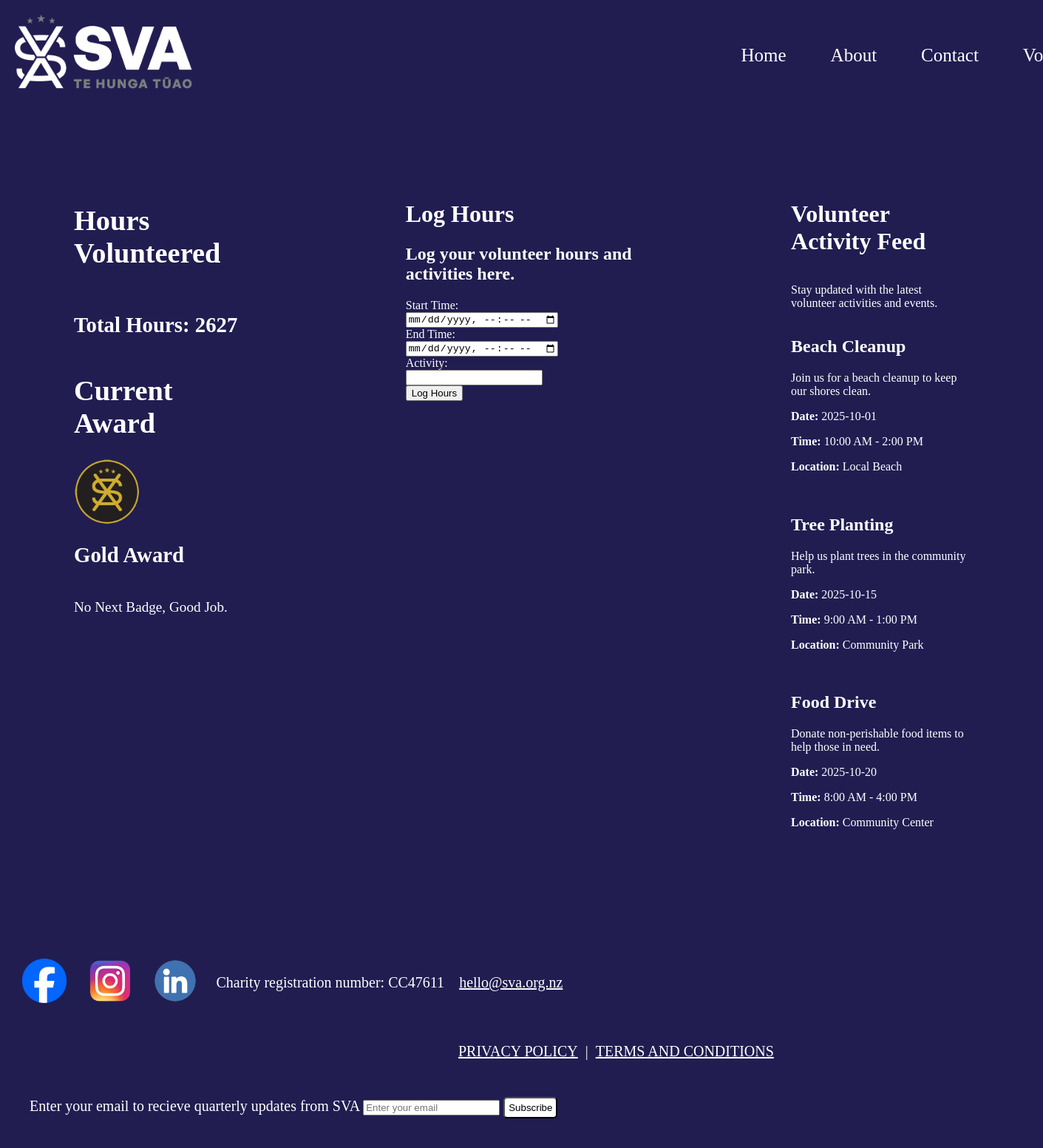
Page /volunteer (signed in) on the earlier database version.
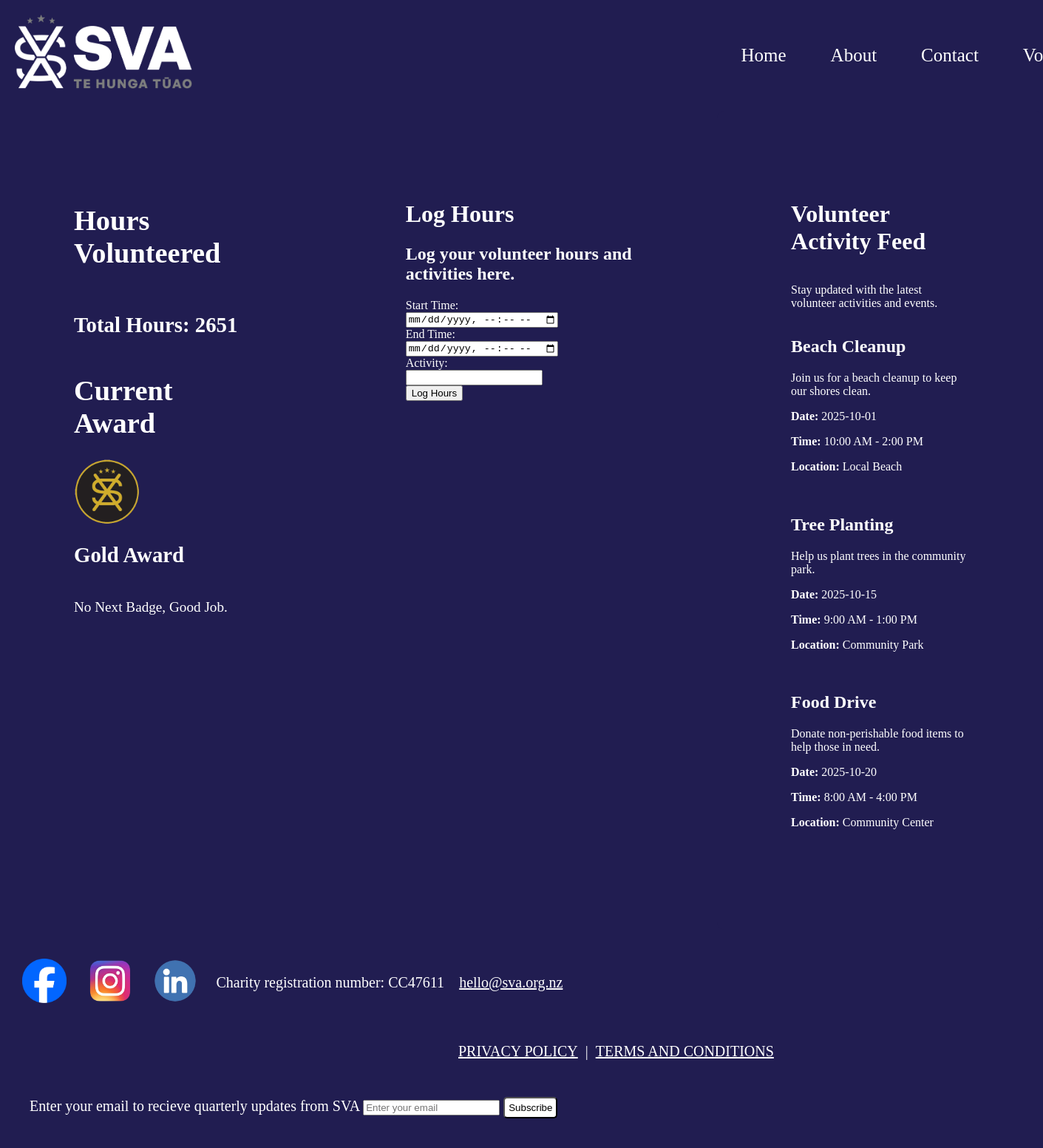
Same page on the later database version.
### app.py (models this page shows, shortened)
class User(db.Model):
    id = db.Column(db.Integer, primary_key=True)
    email = db.Column(db.String(80), unique=True, nullable=False)
    password = db.Column(db.String(120), nullable=False)
    first_name = db.Column(db.String(80), nullable=False)
    last_name = db.Column(db.String(80), nullable=False)
    hours = db.Column(db.Integer, nullable=True)
    @property
    def is_authenticated(self):
        return True

### app.py (the view)
@app.route('/volunteer')
@login_required
def volunteer():
    exceeded_24 = request.args.get('exceeded_24', False, type=bool)
    less_than_zero = request.args.get('less_than_zero', False, type=bool)
    invalid_hours = request.args.get('invalid_hours', False, type=bool)
    hours_required = request.args.get('hours_required', False, type=bool)
    hours = current_user.hours
    next_badge, remaining_hours, current_badge = calculate_badge(hours)
    return render_template('volunteer.html', pages=pages, users=users, activities=activities, hours=hours,
                            next_badge=next_badge, remaining_hours=remaining_hours, current_badge=current_badge,
                            exceeded_24=exceeded_24, less_than_zero=less_than_zero, invalid_hours=invalid_hours, hours_required=hours_required)

### app.py (called while the page is built)
@login_manager.user_loader
def load_user(user_id):
    return User.query.get(int(user_id))

### templates/volunteer.html (shortened to what this page needs)
<!DOCTYPE html>
<html lang="en">
<head>
    <link rel="stylesheet" href="{{ url_for('static', filename='style.css') }}" type="text/css">
</head>
<body>
    <header>
        <div id = "logo"><img src="{{ url_for('static', filename = 'sva_logo.png') }}" alt = 'Logo' style="height: 100px"></div>
        {% for page in pages %}
            <a class="links" href="/{{ page.lower().replace(' ', '_') }}" style="text-decoration: none; color:rgb(255,255,255);">{{ page }}</a>
        {% endfor %}
    </header>
    <main>
        <div id="hoursandactivity" style="display: flex;">
            <div style="padding: 100px;">
                <div id='hoursvolunteered' style="display: flex; flex-direction: column; align-items: left; gap: 10px; font-size: larger;">
                <h1>Hours Volunteered</h1>
                <h2>Total Hours: {{ hours }}</h2>
                </div>
                <div id="awards" style="display: flex; flex-direction: column; align-items: left; font-size: larger;">
                    <h1>Current Award</h1>
                    {% if current_badge %}
                        {% if current_badge == "Member Badge" %}
                        <img src="{{ url_for('static', filename='1.-Member-Badge.png') }}" alt="Member_Award" style="height: 90px; width: 90px;">
                        <h2>Member Award</h2>
                        <p>Next Badge in {{remaining_hours}} hours.</p>
                        {% elif current_badge == "Bronze Badge" %}
                        <img src="{{ url_for('static', filename='2.-Bronze-Badge.png') }}" alt="Bronze_Award" style="height: 90; width: 90px;">
                        <h2>Bronze Award</h2>
                        <p>Next Badge in {{remaining_hours}} hours.</p>
                        {% elif current_badge == "Silver Badge" %}
                        <img src="{{ url_for('static', filename='3.-Silver-Badge.png') }}" alt="Silver_Award" style="height: 90px; width: 90px;">
                        <h2>Silver Award</h2>
                        <p>Next Badge in {{remaining_hours}} hours.</p>
                        {% elif current_badge == "Gold Badge" %}
                        <img src="{{ url_for('static', filename='4.-Gold-Badge.png') }}" alt="Gold_Award" style="height: 90px; width: 90px;">
                        <h2>Gold Award</h2>
                        <p>No Next Badge, Good Job.</p>
                        {% endif %}
                    {% else %}
                    <p>No awards earned yet. Keep volunteering to earn badges!</p>
                    <p>Next Badge in {{remaining_hours}} hours.</p>
                    {% endif %}
                </div>
            </div>
            <div style="width: 400px; padding: 100px;">
                <h1>Log Hours</h1>
                <div style="display: flexl; flex-direction: column; gap: 10px;">
                    <h2>Log your volunteer hours and activities here.</h2>
                    <form action="/log_hours" method="post">
                    <label for="start_time">Start Time:</label><br>
                    <input type="datetime-local" id="start_time" name="start_time" required><br>
                    <label for="end_time">End Time:</label><br>
                    <input type="datetime-local" id="end_time" name="end_time" required><br>
                    <label for="activity">Activity:</label><br>
                    <input type="text" id="activity" name="activity" required><br>
                    <button type="submit" id="log_hours_button">Log Hours</button><br>
                    </form>
                </div>
            </div>
            <div class="activity-feed" style="padding: 100px;">
                <h1>Volunteer Activity Feed</h1>
                <p>Stay updated with the latest volunteer activities and events.</p>
                {% if activities %}
                    {% for activity in activities %}
                        <div class="activity-item">
                            <h2>{{ activity.name }}</h2>
                            <p>{{ activity.description }}</p>
                            <p><strong>Date:</strong> {{ activity.date }}</p>
                            <p><strong>Time:</strong> {{ activity.time }}</p>
                            <p><strong>Location:</strong> {{ activity.location }}</p>
                        </div>
                    {% endfor %}
                {% else %}
                    <p>No recent activities found.</p>
                {% endif %}
            </div>
        </div>
    </main>
    <footer>
        <a href="https://www.facebook.com/StudentVolunteerArmy/"><img src="{{ url_for('static', filename='facebook.png') }}" alt="Facebook" style="height: 60px; padding-right:6px; padding-left: 10px;"></a>
        <a href="https://www.instagram.com/studentvolunteerarmy/"><img src="{{ url_for('static', filename='instagram.png') }}" alt="Instagram" style="height: 60px;"></a>
        <a href="https://www.linkedin.com/company/student-volunteer-army/"><img src="{{ url_for('static', filename='linkedin.png') }}" alt="LinkedIn" style="height: 70px;"></a>
        <p id = 'charity'>Charity registration number: CC47611</p>
        <a href="mailto:hello@sva.org.nz" id="mailto">hello@sva.org.nz</a>
        <div class="footer_links">
            <a href="https://static1.squarespace.com/static/65dff264c768b913ba2ac4ef/t/662732d4f8221f6fc58dc518/1713844948778/Privacy+Policy+%282%29.pdf" style="color: white;">PRIVACY POLICY</a>
            <p style="padding: 10px;">|</p>
            <a href="https://static1.squarespace.com/static/65dff264c768b913ba2ac4ef/t/6627329da39e914344e625c7/1713844894442/Terms+and+conditions.pdf" style="color: white;">TERMS AND CONDITIONS</a>
        </div>
        <div id="mailinglist">
            <form action="/subscribe" method="post">
                <label for="email">Enter your email to recieve quarterly updates from SVA</label>
                <input type="email" id="email" name="email" placeholder="Enter your email">
                <button type="submit" style="background-color: white; padding: 5px; border-radius: 5px;">Subscribe</button>
            </form>
        </div>
    </footer>
</body>
</html>

### static/style.css (style rules this page uses)
header { background-color: rgb(33,29,81); display: flex; padding: 20px; }
body { background-color: rgb(33,29,81); color: white; }
.links { display: flex; height:50px; padding: 30px; justify-content: center; align-items: center; font-size: 25px; }
#logo { padding-right: 52%; }
footer { display: flex; background-color: rgb(33,29,81); height: auto; justify-content: left; align-items: center; font-size: 20px; padding:20px; color: white; align-content: flex-start; flex-wrap: wrap; }
.footer_links { color: white; padding-top: 0px; padding-left:600px; align-items: center; display: flex; width: auto; }
#charity { display: flex; justify-content: center; align-items: center; flex-wrap: wrap; padding: 20px; }
body { margin: 0px; }
#mailto { text-decoration: underline; color: white; }
#mailinglist { display: flex; justify-content: center; align-items: center; flex-wrap: wrap; padding: 20px; }
.activity-feed { display: flex; flex-direction: column; justify-content: left; align-items: left; background-color: rgb(33,29,81); color: white; padding-left: 100px; width: 300px; padding: 20px; border-radius: 10px; }
#hoursandactivity { display: flex; justify-content: space-between; }
.activity-item { margin-bottom: 20px; }

Differences in the rows shown:
changed User: hours "2627" → "2651"
